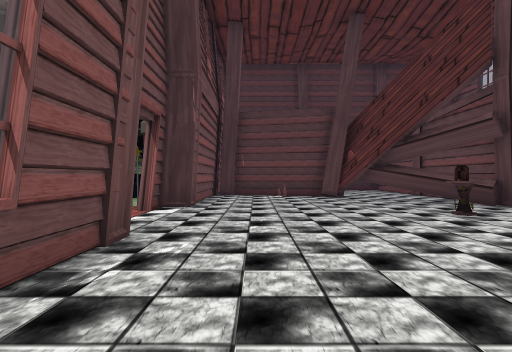
view 1 (above)

17 first-person views from a walk through a 3-D level made in the Unity game engine. The camera is 1.4 m above the floor, looks level and sees 80° across. Doors are open. The floor is counted in squares, 2 m on a side. Each view is taken from the middle of a square. On the plan, view 1 faces up. The plan holds only what a view shows up to about 10 squares ahead; the rest is blank. The place goes on beyond the plan. The player is left out. Some surface patterns are stand-ins.

view 2
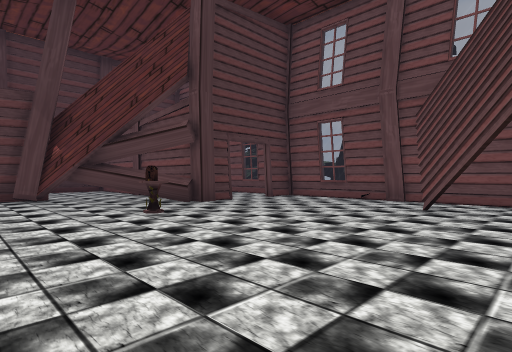

view 3
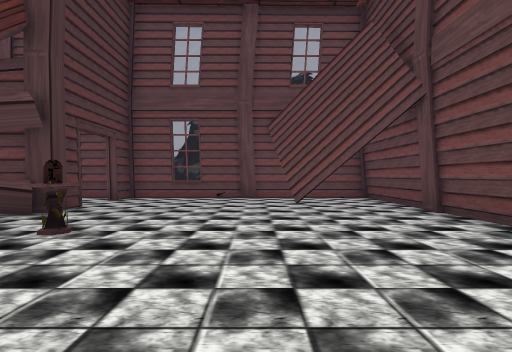

view 4
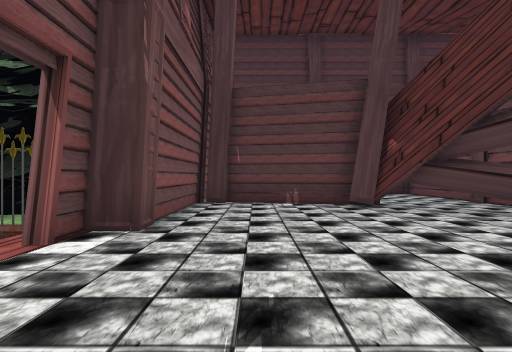

view 5
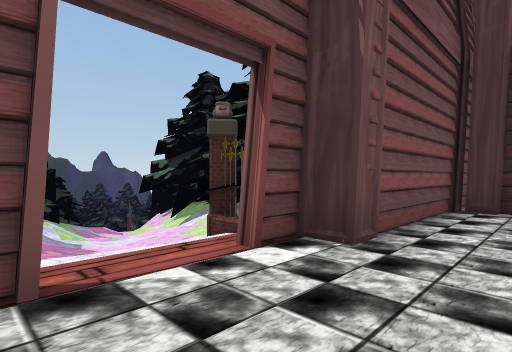

view 6
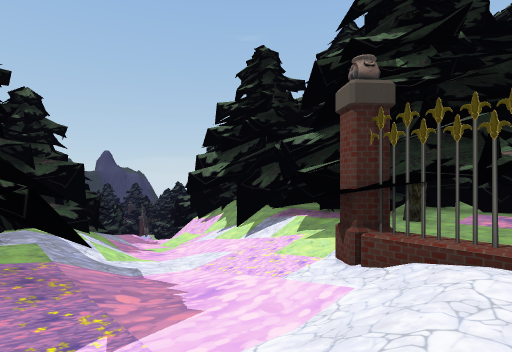

view 7
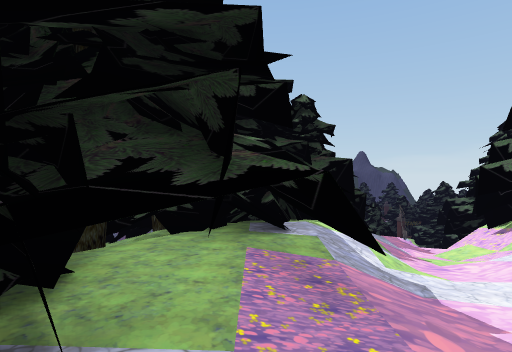

view 8
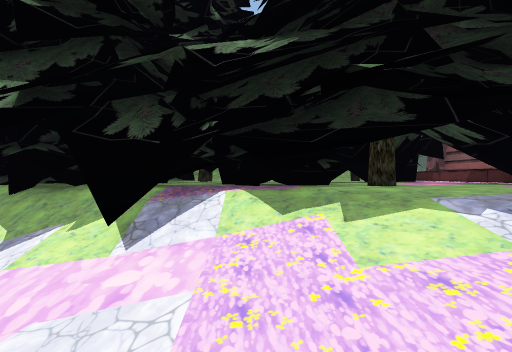

view 9
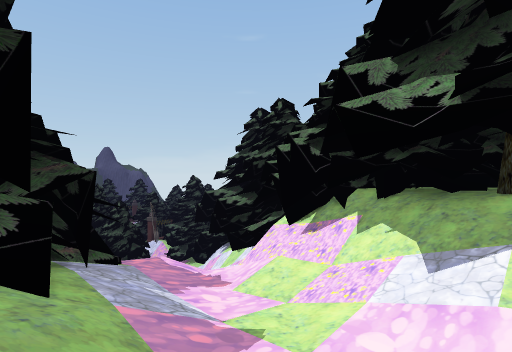

view 10
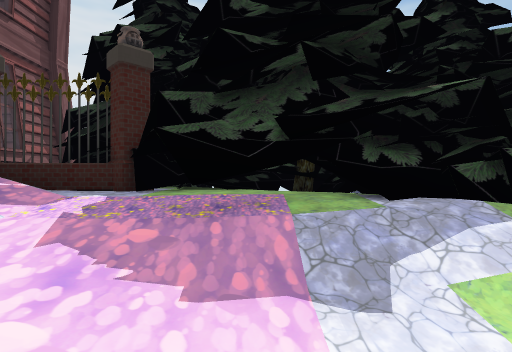

view 11
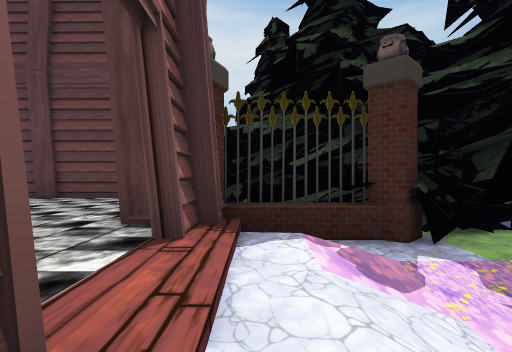

view 12
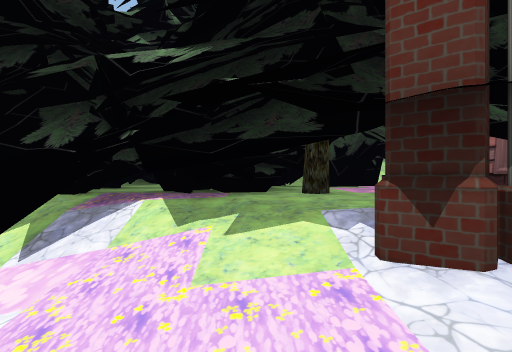

view 13
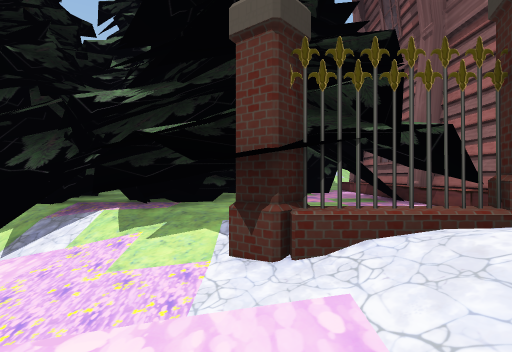

view 14
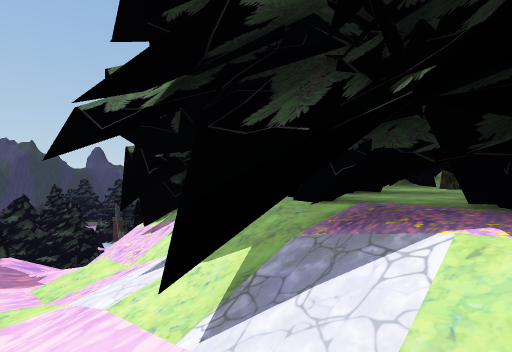

view 15
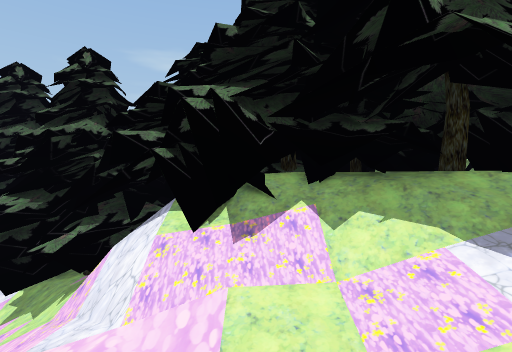

view 16
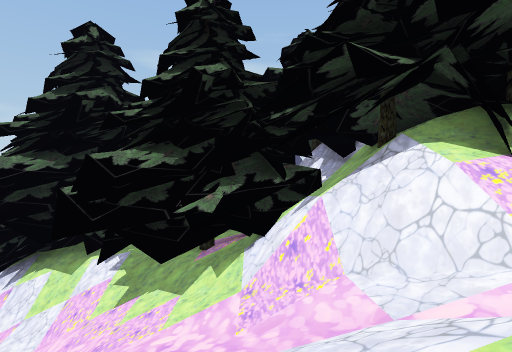

view 17
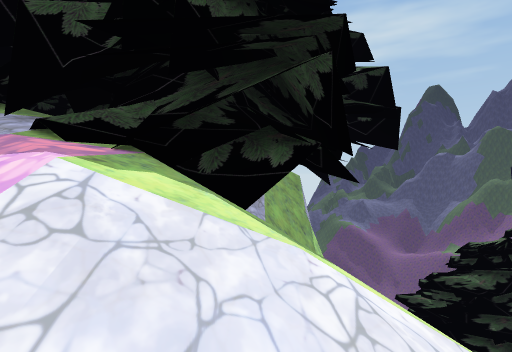

### Floor plan
Key: @ floor where view 1 was taken; # wall or solid block; . main floor; - floor 0.75 m lower than the main floor; _ floor 1.5 m lower than the main floor; < floor 2.5 m lower than the main floor; ( floor 3.25 m lower than the main floor; / step, stairs or slope; D open door; = window, fence, low wall or low ledge; ^ raised ledge; v drop or lower ground; O other object.
Columns run from 22 left of view 1 to 10 right of it. Each row starts with its distance up from view 1.
 18  OOO
 17 OOOO       OO^
 16 OOOO   O
 15  =//OOOO     OO    O#
 14   //O/OO###OOO     O#
 13    ///OO###O O   O O#       #
 12     ///##^##O O OO-O#       #
 11       //#O#OOOOOOOOO#####   #
 10        ///O///O   OO#...### #
  9       ///(////OOOO-O#....####   #
  8       v/O/((<//__OOOO......## ..#
  7       OOOO//<<____//#.......#DD##
  6       OOOOO///____/.D...........#
  5       OOOOOOO-/O--/.D.....O.....=
  4   O   v  OOOO/OOO-/.#...........O
  3   O   ^#   OOOOOOOOO#...........#
  2   O   #    OOOOOOOOO#.........#.#
  1   O         O  OOOOO=........#..O
  0                 OO O# @.........#
 -1                   OOO ###########
 -2                   OO

Positions as (right, up) in squares from view 1, and headings:
1: (0, 0), facing up
2: (1, 0), facing up-right
3: (0, 3), facing right
4: (0, 3), facing up
5: (0, 4), facing up-left
6: (-3, 4), facing up-left
7: (-4, 4), facing left
8: (-7, 6), facing up
9: (-9, 6), facing up-left
10: (-7, 8), facing down
11: (-3, 7), facing down
12: (-6, 6), facing up
13: (-5, 5), facing up
14: (-7, 8), facing up-left
15: (-12, 7), facing up
16: (-15, 8), facing up
17: (-15, 10), facing down
